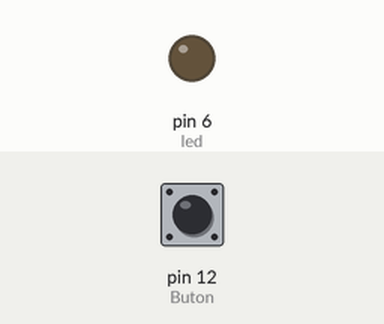
Simulated run of this sketch. Board: Arduino Uno, built with avr-gcc and run on an emulated ATmega328P. Shown: output pins drawn as LEDs (lit = HIGH). The test bench sets the inputs (shaded band); at power-on: pin 12 (Buton) LOW.

Above: at 1.2 s.
1.3 s: pin 12 (Buton) pulled HIGH for 0.15 s
At 1.37 s:
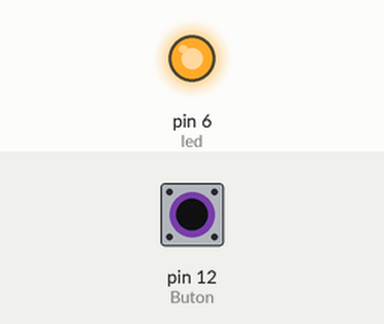
2.9 s: pin 12 (Buton) pulled HIGH for 3.2 s
At 7.0 s:
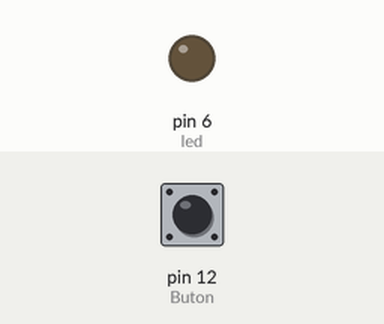
Timing chart, 0 to 8.5 s (numbered marks = the images above; inputs shaded):
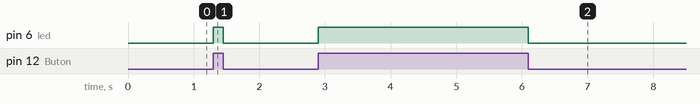

The sketch:

P04.ino
```cpp
#define Buton 12
#define led 6

void setup()
{
  pinMode(Buton, INPUT);
  pinMode(led, OUTPUT);
}

void loop()
{
  if (digitalRead(Buton) == 1)
  digitalWrite(led,HIGH);
  else
  digitalWrite(led,LOW);
}
```

Measured:
- after the input at 1.3 s, pin 6 (led): LOW → HIGH at once, → LOW 0.15 s later
- after the input at 2.9 s, pin 6 (led): LOW → HIGH at once, → LOW 3.2 s later
